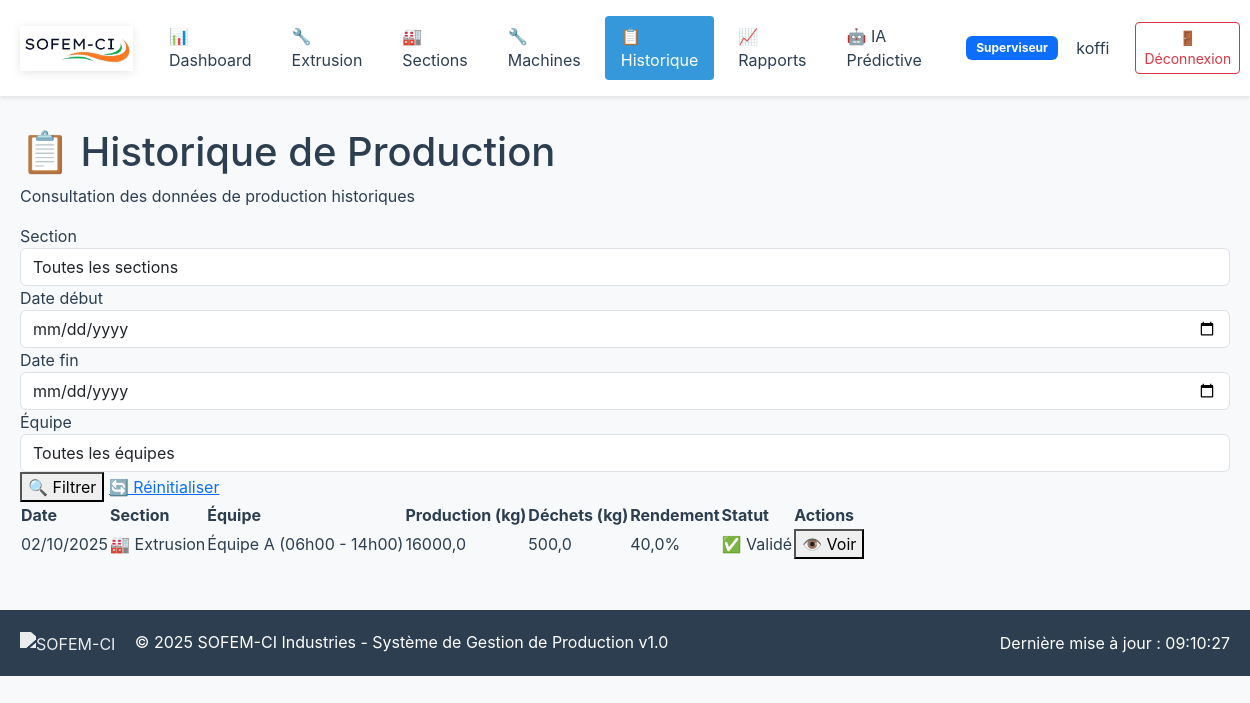
/historique/ (signed in), run on an earlier commit of the app's database.
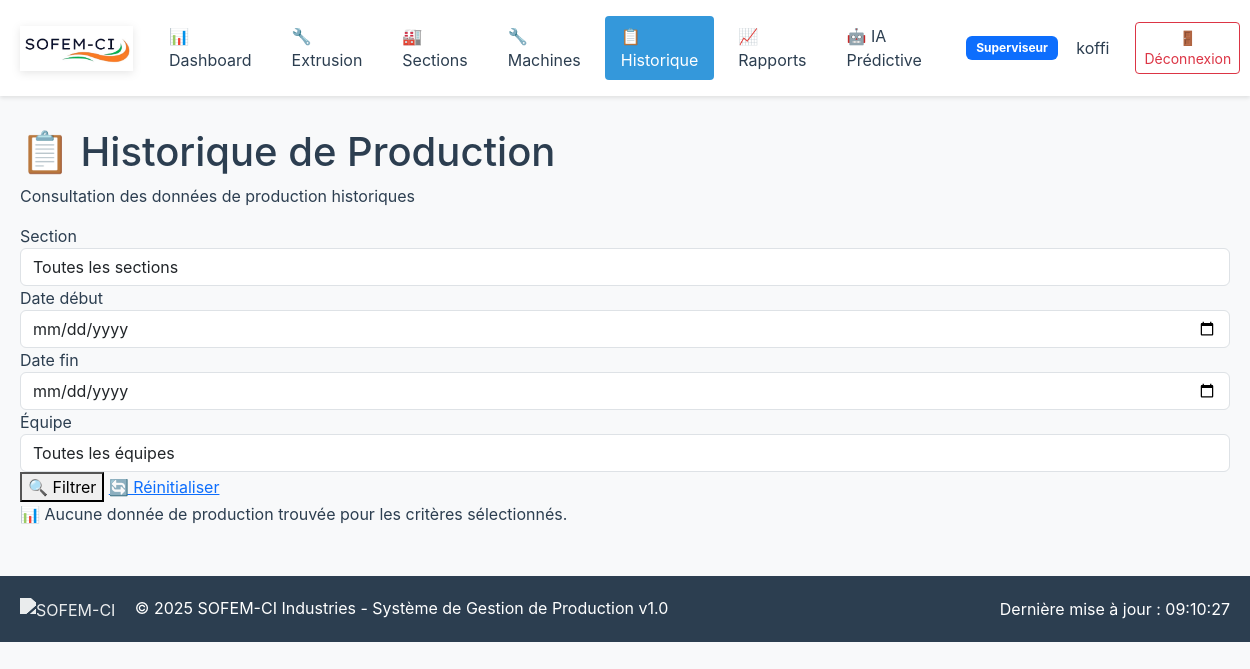
And on a later commit of the database.
### sofemci/models.py (models this page shows, shortened)
class Equipe(models.Model):
    EQUIPES_CHOICES = [
        ('A', 'Équipe A (06h00 - 14h00)'),
        ('B', 'Équipe B (14h00 - 22h00)'),
        ('C', 'Équipe C (22h00 - 06h00)'),
    ]
    nom = models.CharField(max_length=1, choices=EQUIPES_CHOICES, unique=True)
    heure_debut = models.TimeField()
    heure_fin = models.TimeField()
    chef_equipe = models.ForeignKey(CustomUser, on_delete=models.SET_NULL, null=True, blank=True)
    description = models.TextField(blank=True)
    class Meta:
        verbose_name = "Équipe"
        verbose_name_plural = "Équipes"

class ProductionExtrusion(models.Model):
    date_production = models.DateField()
    zone = models.ForeignKey(ZoneExtrusion, on_delete=models.CASCADE)
    equipe = models.ForeignKey(Equipe, on_delete=models.CASCADE)
    heure_debut = models.TimeField()
    heure_fin = models.TimeField()
    chef_zone = models.CharField(max_length=100, help_text="Nom du chef de zone")
    matiere_premiere_kg = models.DecimalField(
        max_digits=10, decimal_places=2,
        validators=[MinValueValidator(Decimal('0.01'))],
        verbose_name="Matière première utilisée (kg)"
    )
    nombre_machines_actives = models.IntegerField(
        validators=[MinValueValidator(0), MaxValueValidator(4)],
        verbose_name="Nombre moyen de machines actives"
    )
    nombre_machinistes = models.IntegerField(
        validators=[MinValueValidator(0)],
        verbose_name="Nombre moyen de machinistes"
    )
    nombre_bobines_kg = models.DecimalField(
        max_digits=10, decimal_places=2,
        validators=[MinValueValidator(Decimal('0'))],
        verbose_name="Nombre de bobines produites (kg)"
    )
    production_finis_kg = models.DecimalField(
        max_digits=10, decimal_places=2,
        validators=[MinValueValidator(Decimal('0'))],
        verbose_name="Production produits finis (kg)"
    )
    production_semi_finis_kg = models.DecimalField(
        max_digits=10, decimal_places=2,
        validators=[MinValueValidator(Decimal('0'))],
        verbose_name="Production produits semi-finis (kg)"
    )
    dechets_kg = models.DecimalField(
        max_digits=10, decimal_places=2,
        validators=[MinValueValidator(Decimal('0'))],
        verbose_name="Total des déchets (kg)"
    )
    total_production_kg = models.DecimalField(max_digits=10, decimal_places=2, null=True, blank=True)
    rendement_pourcentage = models.DecimalField(max_digits=5, decimal_places=2, null=True, blank=True)
    taux_dechet_pourcentage = models.DecimalField(max_digits=5, decimal_places=2, null=True, blank=True)
    production_par_machine = models.DecimalField(max_digits=10, decimal_places=2, null=True, blank=True)
    observations = models.TextField(blank=True, verbose_name="Observations du jour")
    cree_par = models.ForeignKey(CustomUser, on_delete=models.CASCADE)
    date_creation = models.DateTimeField(auto_now_add=True)
    date_modification = models.DateTimeField(auto_now=True)
    valide = models.BooleanField(default=False)
    class Meta:
        unique_together = ['date_production', 'zone', 'equipe']
        verbose_name = "Production Extrusion"
        verbose_name_plural = "Productions Extrusion"
        ordering = ['-date_production', 'zone']

### sofemci/views.py (the view)
# urls.py: path('historique/', views.historique_view, name='historique'),
@login_required
def historique_view(request):
    form = FiltreHistoriqueForm(request.GET or None)
    if form.is_valid():
        filters = form.cleaned_data
        productions_data, totaux = get_productions_filtrees(filters)
    else:
        today = timezone.now().date()
        debut_mois = today.replace(day=1)
        default_filters = {
            'date_debut': debut_mois,
            'date_fin': today,
        }
        productions_data, totaux = get_productions_filtrees(default_filters)
    all_productions = []
    for section, prods in productions_data.items():
        for prod in prods:
            all_productions.append({
                'id': prod.id,
                'date_production': prod.date_production,
                'section': section,
                'equipe': getattr(prod, 'equipe', None),
                'total_production_kg': prod.total_production_kg,
                'dechets_kg': getattr(prod, 'dechets_kg', 0),
                'rendement_pourcentage': getattr(prod, 'rendement_pourcentage', None),
                'valide': prod.valide,
            })
    paginator = Paginator(all_productions, 20)
    page_number = request.GET.get('page')
    productions = paginator.get_page(page_number)
    context = {
        'form': form,
        'productions': productions,
        'equipes': Equipe.objects.all(),
        'totaux': totaux,
    }
    return render(request, 'historique.html', context)

### templates/historique.html (shortened to what the changed rows need)
{% extends 'base.html' %}
{% load static %}
{% load humanize %}
{% block content %}
<div class="container">
    <div class="page-header">
        <h1>📋 Historique de Production</h1>
    </div>
    <div class="results-section">
        {% if productions %}
        <div class="table-responsive">
            <table class="production-table">
                <thead>
                    <tr>
                        <th>Date</th>
                        <th>Section</th>
                        <th>Équipe</th>
                        <th>Production (kg)</th>
                        <th>Déchets (kg)</th>
                        <th>Rendement</th>
                        <th>Statut</th>
                        <th>Actions</th>
                    </tr>
                </thead>
                <tbody>
                    {% for production in productions %}
                    <tr>
                        <td>{{ production.date_production|date:"d/m/Y" }}</td>
                        <td>
                            {% if production.section == 'extrusion' %}
                                🏭 Extrusion
                            {% elif production.section == 'imprimerie' %}
                                🖨️ Imprimerie
                            {% elif production.section == 'soudure' %}
                                🔌 Soudure
                            {% elif production.section == 'recyclage' %}
                                ♻️ Recyclage
                            {% endif %}
                        </td>
                        <td>
                            {% if production.equipe %}
                                {{ production.equipe.get_nom_display }}
                            {% else %}
                                -
                            {% endif %}
                        </td>
                        <td class="text-right">{{ production.total_production_kg|floatformat:1 }}</td>
                        <td class="text-right">{{ production.dechets_kg|default:0|floatformat:1 }}</td>
                        <td class="text-right">
                            {% if production.rendement_pourcentage %}
                                {{ production.rendement_pourcentage|floatformat:1 }}%
                            {% else %}
                                -
                            {% endif %}
                        </td>
                        <td>
                            <span class="status-badge {% if production.valide %}status-valid{% else %}status-pending{% endif %}">
                                {% if production.valide %}✅ Validé{% else %}⏳ En attente{% endif %}
                            </span>
                        </td>
                        <td>
                            <div class="action-buttons">
                                <button class="btn-view" onclick="afficherDetails({{ production.id }}, '{{ production.section }}')">
                                    👁️ Voir
                                </button>
                            </div>
                        </td>
                    </tr>
                    {% endfor %}
                </tbody>
            </table>
        </div>
        {% else %}
        <div class="no-data">
            <p>📊 Aucune donnée de production trouvée pour les critères sélectionnés.</p>
        </div>
        {% endif %}
    </div>
</div>
{% endblock %}

What changed in the data, as far as the page shows it:
removed Equipe: date_production "02/10/2025", equipe.nom "Équipe A (06h00 - 14h00)", total_production_kg "16000,0", dechets_kg "500,0", rendement_pourcentage "40,0"
Also different on the page:
text no longer shown: "Date Section Équipe Production (kg) Déchets (kg) Rendement Statut Actions"
text now shown: "📊 Aucune donnée de production trouvée pour les critères sélectionnés."
